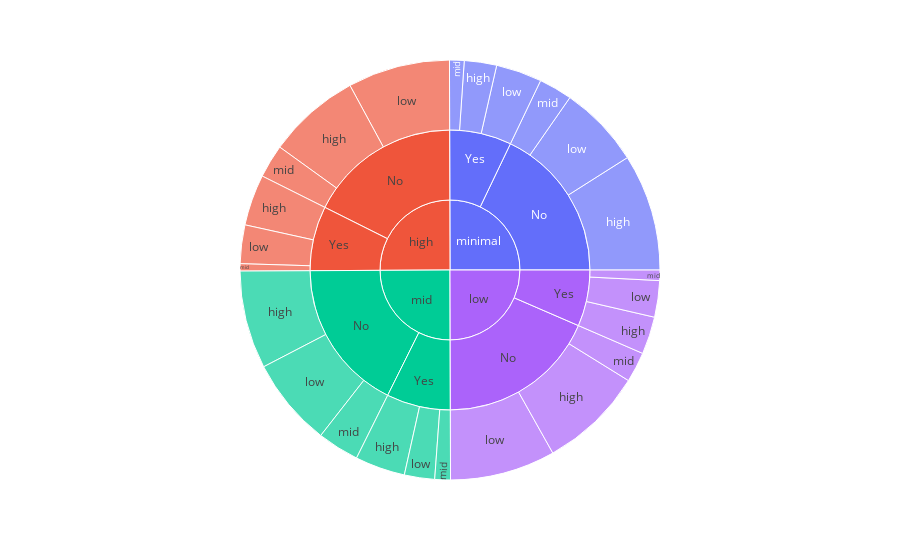

Notebook cell for this chart:
### Code cell
def salary_cat(data):
    if data < 2786:
        return 'minimal'
    elif data >= 2786 and data <= 4568:
        return 'low'
    elif data >= 4568 and data <= 6875:
        return 'mid'
    else:
        return 'high'
    
df['MonthlyIncomeCat'] = pd.Series(map(salary_cat, df['MonthlyIncome']))

px.sunburst(data_frame = df, path = ['MonthlyIncomeCat', 'OverTime', 'HourlyRateCategory'])

### Figure 1 — Plotly figure (JSON) as saved in the notebook; plotly's stock layout.template omitted (floating-point values rounded to 4 significant figures)
{"data": [{"branchvalues": "total", "domain": {"x": [0, 1], "y": [0, 1]}, "hovertemplate": "labels=%{label}<br>count=%{value}<br>parent=%{parent}<br>id=%{id}<extra></extra>", "ids": ["mid/Yes/high", "mid/No/mid", "minimal/Yes/high", "low/Yes/low", "low/No/low", "low/No/high", "minimal/No/mid", "high/No/low", "minimal/No/high", "minimal/Yes/low", "low/Yes/high", "high/No/high", "mid/No/low", "mid/Yes/low", "minimal/No/low", "minimal/Yes/mid", "high/Yes/high", "high/Yes/low", "mid/No/high", "low/No/mid", "high/No/mid", "mid/Yes/mid", "low/Yes/mid", "high/Yes/mid", "mid/Yes", "mid/No", "minimal/Yes", "low/Yes", "low/No", "minimal/No", "high/No", "high/Yes", "mid", "minimal", "low", "high"], "labels": ["high", "mid", "high", "low", "low", "high", "mid", "low", "high", "low", "high", "high", "low", "low", "low", "mid", "high", "low", "high", "mid", "mid", "mid", "mid", "mid", "Yes", "No", "Yes", "Yes", "No", "No", "No", "Yes", "mid", "minimal", "low", "high"], "name": "", "parents": ["mid/Yes", "mid/No", "minimal/Yes", "low/Yes", "low/No", "low/No", "minimal/No", "high/No", "minimal/No", "minimal/Yes", "low/Yes", "high/No", "mid/No", "mid/Yes", "minimal/No", "minimal/Yes", "high/Yes", "high/Yes", "mid/No", "low/No", "high/No", "mid/Yes", "low/Yes", "high/Yes", "mid", "mid", "minimal", "low", "low", "minimal", "high", "high", "", "", "", ""], "type": "sunburst", "values": [48, 40, 31, 35, 101, 100, 32, 98, 112, 44, 36, 89, 85, 29, 79, 14, 49, 37, 94, 29, 32, 15, 10, 7, 92, 219, 89, 81, 230, 223, 219, 93, 311, 312, 311, 312]}], "layout": {"legend": {"tracegroupgap": 0}, "margin": {"t": 60}}}
